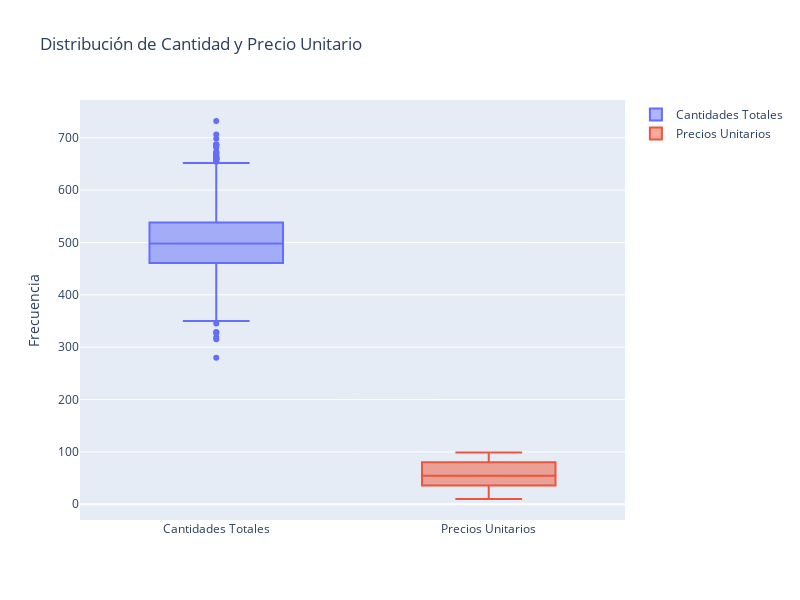

Source (notebook cell):
### Markdown cell above
Las cantidades totales compradas por los comercios muestran una distribución normal. Esto significa que la mayoría de los comercios adquieren cantidades moderadas. Los precios de los productos muestran una distribución multimodal con algunos picos significativos en ciertos rangos de precios (alrededor de los $20, $50 y $80).

### Code cell
# Crear un gráfico de caja para la columna 'quantity'
fig_quantity = px.box(clean_data, y='quantity', title='Distribución de Cantidad', labels={'quantity': 'Cantidades Totales'})

# Crear un gráfico de caja para la columna 'price_y'
fig_price = px.box(clean_data, y='price_y', title='Distribución de Precio Unitario', labels={'price_y': 'Precios'})

# Ajustar la visualización con dos gráficos en una fila
fig = go.Figure(data=[
    go.Box(y=clean_data['quantity'], name="Cantidades Totales"),
    go.Box(y=clean_data['price_y'], name="Precios Unitarios")
])

# Configurar los títulos
fig.update_layout(title="Distribución de Cantidad y Precio Unitario", yaxis_title="Frecuencia", width=800, height=600)

# Mostrar los gráficos
fig.show()

### Figure 1 — Plotly figure (JSON) as saved in the notebook; plotly's stock layout.template omitted (floating-point values rounded to 4 significant figures; data arrays with more than 128 entries replaced by an {"elided": "..."} marker saying what was removed)
{"data": [{"name": "Cantidades Totales", "type": "box", "y": {"elided": "5000 int values"}}, {"name": "Precios Unitarios", "type": "box", "y": {"elided": "5000 int values"}}], "layout": {"height": 600, "title": {"text": "Distribución de Cantidad y Precio Unitario"}, "width": 800, "yaxis": {"title": {"text": "Frecuencia"}}}}
